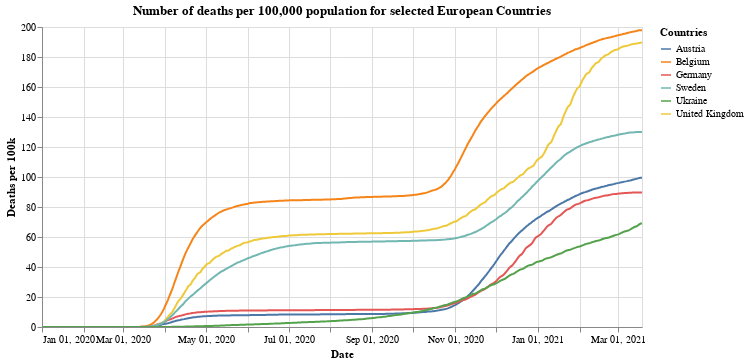

Notebook code for this chart:
### Markdown cell above
## Total deaths per 100,000

### Code cell
#collapse
alt.Chart(x_small).mark_line().encode(
    x=alt.X("yearmonthdate(date):T", axis=alt.Axis(title='Date')),
    y=alt.Y("deaths_per:Q", axis=alt.Axis(title='Deaths per 100k')),
    tooltip='id',
    color=alt.Color('id', legend=alt.Legend(title="Countries")),
    opacity=alt.condition(leg_selection, alt.value(1), alt.value(0.2))
).add_selection(leg_selection).properties(title='Number of deaths per 100,000 population for selected European Countries', width=600).interactive()

### Figure 1 — Vega-Lite specification as saved in the notebook (floating-point values rounded to 4 significant figures; data arrays with more than 128 entries replaced by an {"elided": "..."} marker saying what was removed)
{"config": {"view": {"continuousWidth": 400, "continuousHeight": 300}}, "data": {"name": "data-7eaf148b328b47a64140a40c5c406741"}, "mark": "line", "encoding": {"color": {"type": "nominal", "field": "id", "legend": {"title": "Countries"}}, "opacity": {"condition": {"value": 1, "selection": "selector001"}, "value": 0.2}, "tooltip": {"type": "nominal", "field": "id"}, "x": {"type": "temporal", "axis": {"title": "Date"}, "field": "date", "timeUnit": "yearmonthdate"}, "y": {"type": "quantitative", "axis": {"title": "Deaths per 100k"}, "field": "deaths_per"}}, "selection": {"selector001": {"type": "multi", "fields": ["id"], "bind": "legend"}, "selector003": {"type": "interval", "bind": "scales", "encodings": ["x", "y"]}}, "title": "Number of deaths per 100,000 population for selected European Countries", "width": 600, "$schema": "https://vega.github.io/schema/vega-lite/v4.8.1.json", "datasets": {"data-7eaf148b328b47a64140a40c5c406741": {"elided": "2664 records"}}}
